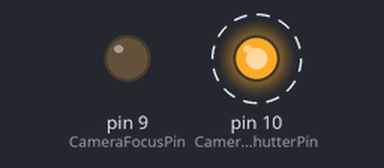
Recording of a sketch running on a simulated Arduino Uno, built with avr-gcc and run on an emulated ATmega328P. Parts: output pins drawn as LEDs (lit = HIGH). Dashed ring = blinking.

Above: at 0.12 s.
Timing chart, 0 to 3.0 s (numbered marks = the images above):
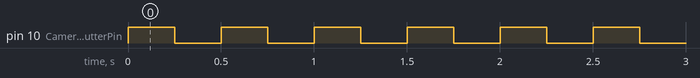

Measured:
- by itself, pin 10 (CameraShutterPin): alternates HIGH for 0.25 s and LOW for 0.25 s

The sketch:

CameraIntervalometer.ino
```cpp
int CameraFocusPin=9;
int CameraShutterPin=10;
int CameraShutterDelay=250;
int CameraShutterTriggerDelay=250;
int CameraShutterCount=10;

void setup() {
  Serial.begin(9600);
  pinMode(CameraShutterPin,OUTPUT);
  pinMode(CameraFocusPin,OUTPUT);
}

void loop() {
  for (int j=0; j<=CameraShutterCount; j=j+1){
  digitalWrite(CameraShutterPin,HIGH);
  delay (CameraShutterDelay);
  digitalWrite(CameraShutterPin,LOW);
  delay (CameraShutterTriggerDelay);
  }
}
```
